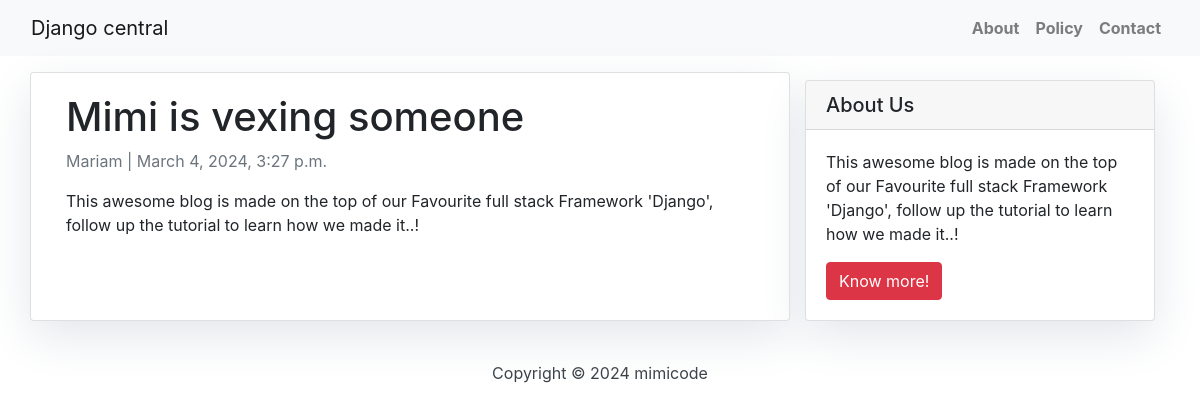
The page /mimi-is-vexing-someone/ on the database its author committed.
### app/models.py (models this page shows, shortened)
class Post(models.Model):
    STATUS = (
        (0,"Draft"),
        (1,"Publish")
    )
    title = models.CharField(max_length=200, unique=True)
    slug = models.SlugField(max_length=200, unique=True)
    author = models.ForeignKey(User, on_delete= models.CASCADE,related_name='blog_posts')
    updated_on = models.DateTimeField(auto_now= True)
    content = models.TextField()
    created_on = models.DateTimeField(auto_now_add=True)
    status = models.IntegerField(choices=STATUS, default=0)
    class Meta:
        ordering = ['-created_on']

### app/views.py (the view)
# urls.py: path('<slug:slug>/', views.PostDetail.as_view(), name='post_detail'),
class PostDetail(generic.DetailView):
    model = Post
    template_name = 'post_detail.html'

### templates/post_detail.html
{% extends 'base.html' %}
{% block content %}
<div class="container">
  <div class="row">
    <div class="col-md-8 card mb-4  mt-3 left  top">
      <div class="card-body">
        <h1>{% block title %} {{ object.title }} {% endblock title %}</h1>
        <p class=" text-muted">{{ post.author }} | {{ post.created_on }}</p>
        <p class="card-text ">{{ object.content | safe }}</p>
      </div>
    </div>
    {% block sidebar %} {% include 'sidebar.html' %} {% endblock sidebar %}
  </div>
</div>
{% endblock content %}

### templates/sidebar.html (style rules this page uses)
.card { box-shadow: 0 16px 48px #E3E7EB; }

### rows shown on the page
Post: title "Mimi is vexing someone", author "Mariam", created_on "March 4, 2024, 3:27 p.m.", content "This awesome blog is made on the top of our Favourite full stack Framework 'Django', follow up the tutorial to learn how we made it..!"
